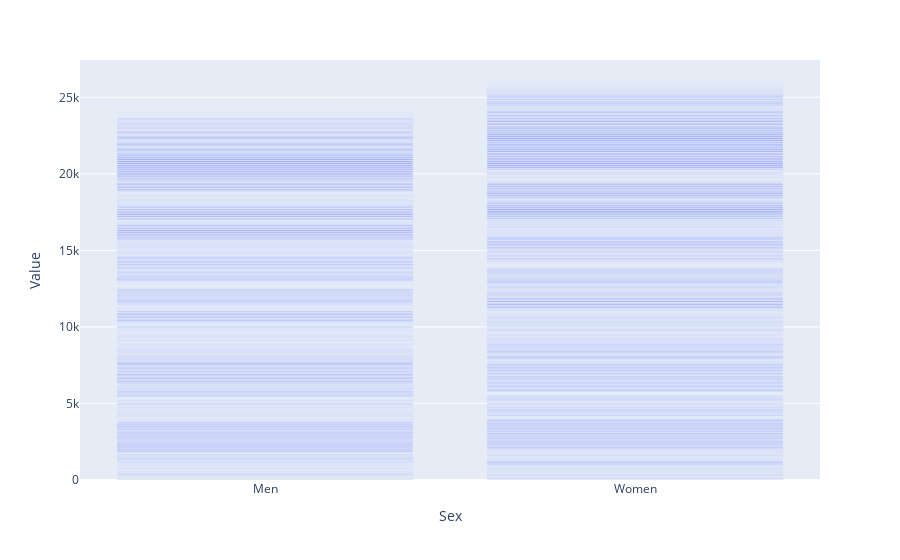

Source (notebook cell):
### Code cell
px.bar(data_date,x = "Sex",y="Value")

### Figure 1 — Plotly figure (JSON) as saved in the notebook; plotly's stock layout.template omitted (floating-point values rounded to 4 significant figures; data arrays with more than 128 entries replaced by an {"elided": "..."} marker saying what was removed)
{"data": [{"alignmentgroup": "True", "hovertemplate": "Sex=%{x}<br>Value=%{y}<extra></extra>", "legendgroup": "", "marker": {"color": "#636efa", "pattern": {"shape": ""}}, "name": "", "offsetgroup": "", "orientation": "v", "showlegend": false, "textposition": "auto", "type": "bar", "x": {"elided": "3070 str values"}, "xaxis": "x", "y": {"elided": "3070 float values"}, "yaxis": "y"}], "layout": {"barmode": "relative", "legend": {"tracegroupgap": 0}, "margin": {"t": 60}, "xaxis": {"anchor": "y", "domain": [0, 1], "title": {"text": "Sex"}}, "yaxis": {"anchor": "x", "domain": [0, 1], "title": {"text": "Value"}}}}
